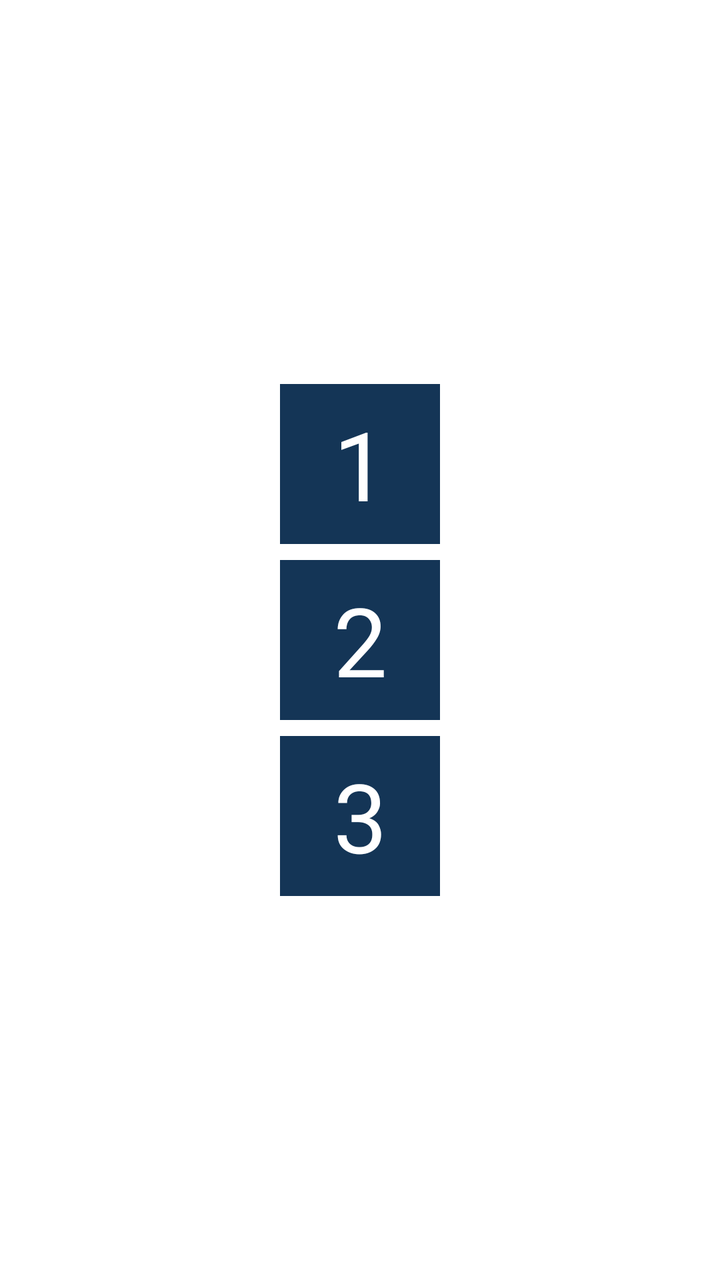
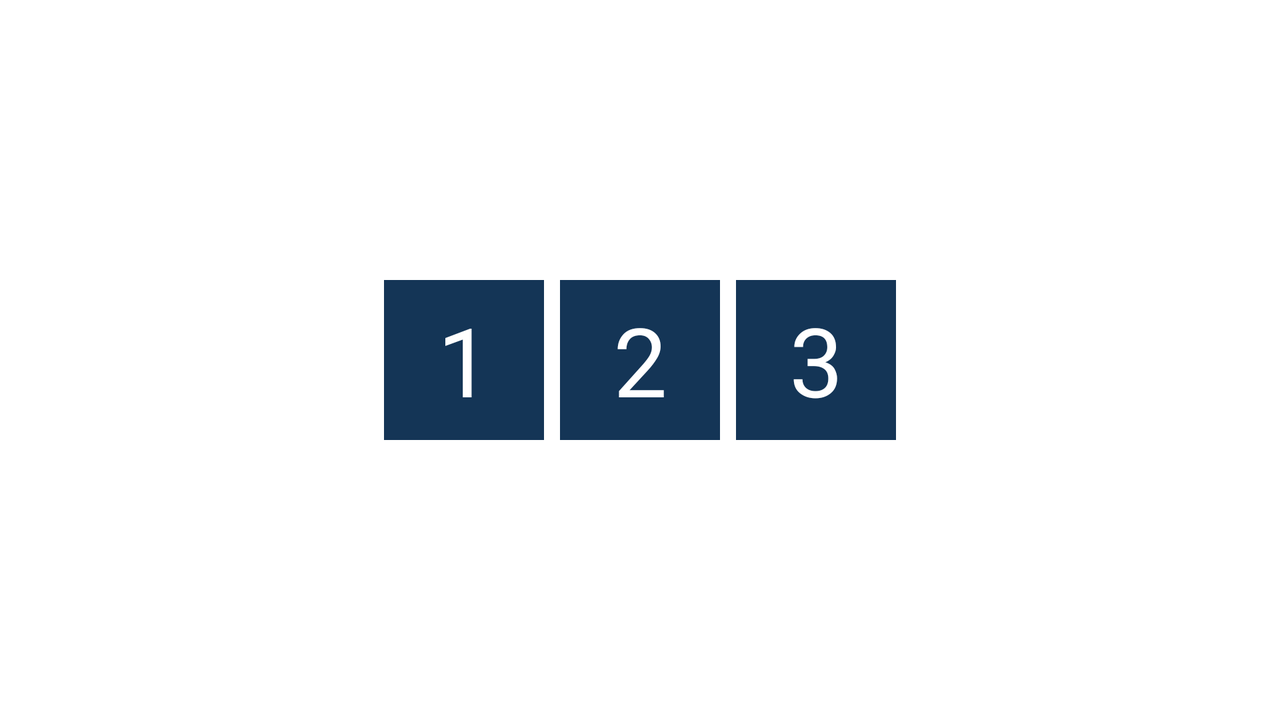

First picture: res/layout/ on a phone held upright. Second picture: the repository's own variant of that layout, on a device whose configuration matches the variant's folder. Source for both follows.
<!-- AndroidManifest.xml: application theme Theme.AppAndroidTP -->
<!-- res/layout/activity_lanceur_des.xml -->
<?xml version="1.0" encoding="utf-8"?>
<androidx.constraintlayout.widget.ConstraintLayout xmlns:android="http://schemas.android.com/apk/res/android"
    xmlns:app="http://schemas.android.com/apk/res-auto"
    xmlns:tools="http://schemas.android.com/tools"
    android:layout_width="match_parent"
    android:layout_height="match_parent"
    tools:context=".activities.LanceurDesActivity">

    <TextView
    android:id="@+id/first_dice"
    android:layout_width="@dimen/size_dice"
    android:layout_height="@dimen/size_dice"
    android:background="@color/dark_blue"
    android:text="1"
    android:textColor="@color/white"
    android:textSize="@dimen/text_dice"
    android:layout_margin="@dimen/marg_dice"
    android:gravity="center"
    app:layout_constraintBottom_toTopOf="@id/second_dice"
        app:layout_constraintLeft_toLeftOf="@id/second_dice"
        app:layout_constraintRight_toRightOf="@id/second_dice"
    />

    <TextView
    android:id="@+id/second_dice"
    android:layout_width="@dimen/size_dice"
    android:layout_height="@dimen/size_dice"
    android:background="@color/dark_blue"
    android:text="2"
    android:textColor="@color/white"
    android:textSize="@dimen/text_dice"
    android:layout_margin="@dimen/marg_dice"
    android:gravity="center"
        app:layout_constraintBottom_toBottomOf="parent"
        app:layout_constraintLeft_toLeftOf="parent"
        app:layout_constraintRight_toRightOf="parent"
        app:layout_constraintTop_toTopOf="parent"
    />

    <TextView
        android:id="@+id/third_dice"
        android:layout_width="@dimen/size_dice"
        android:layout_height="@dimen/size_dice"
        android:background="@color/dark_blue"
        android:text="3"
        android:textColor="@color/white"
        android:textSize="@dimen/text_dice"
        android:layout_margin="@dimen/marg_dice"
        android:gravity="center"
        app:layout_constraintTop_toBottomOf="@id/second_dice"
        app:layout_constraintLeft_toLeftOf="@id/second_dice"
        app:layout_constraintRight_toRightOf="@id/second_dice"
        />

</androidx.constraintlayout.widget.ConstraintLayout>
<!-- resources referenced by this layout -->
<resources>
  <color name="dark_blue">#143556</color>
  <color name="white">#FFFFFFFF</color>
  <dimen name="marg_dice">8dp</dimen>
  <dimen name="size_dice">80dp</dimen>
  <dimen name="text_dice">48sp</dimen>
  <style name="Theme.AppAndroidTP" parent="Theme.MaterialComponents.DayNight.DarkActionBar">
          
          <item name="colorPrimary">@color/dark_blue</item>
          <item name="colorPrimaryVariant">@color/purple_700</item>
          <item name="colorOnPrimary">@color/white</item>
          
          <item name="colorSecondary">@color/teal_200</item>
          <item name="colorSecondaryVariant">@color/teal_700</item>
          <item name="colorOnSecondary">@color/black</item>
          
          <item name="android:statusBarColor" tools:targetApi="l">?attr/colorPrimaryVariant</item>
          
          
          <item name="android:fontFamily"> @font/quicksand_medium</item>
  
      </style>
  <color name="purple_700">#FF3700B3</color>
  <color name="teal_200">#FF03DAC5</color>
  <color name="teal_700">#FF018786</color>
  <color name="black">#FF000000</color>
</resources>
<!-- res/layout-land/activity_lanceur_des.xml (the repository's variant of the layout above) -->
<!-- drawn on the phone turned sideways -->
<?xml version="1.0" encoding="utf-8"?>
<androidx.constraintlayout.widget.ConstraintLayout xmlns:android="http://schemas.android.com/apk/res/android"
    xmlns:app="http://schemas.android.com/apk/res-auto"
    xmlns:tools="http://schemas.android.com/tools"
    android:layout_width="match_parent"
    android:layout_height="match_parent"
    tools:context=".LanceurDesActivity">

    <TextView
    android:id="@+id/first_dice"
    android:layout_width="@dimen/size_dice"
    android:layout_height="@dimen/size_dice"
    android:background="@color/dark_blue"
    android:text="1"
    android:textColor="@color/white"
    android:textSize="@dimen/text_dice"
    android:layout_margin="@dimen/marg_dice"
    android:gravity="center"
        app:layout_constraintTop_toTopOf="parent"
        app:layout_constraintRight_toLeftOf="@id/second_dice"
        app:layout_constraintBottom_toBottomOf="parent"
    />

    <TextView
    android:id="@+id/second_dice"
    android:layout_width="@dimen/size_dice"
    android:layout_height="@dimen/size_dice"
    android:background="@color/dark_blue"
    android:text="2"
    android:textColor="@color/white"
    android:textSize="@dimen/text_dice"
    android:layout_margin="@dimen/marg_dice"
    android:gravity="center"
        app:layout_constraintBottom_toBottomOf="parent"
        app:layout_constraintLeft_toLeftOf="parent"
        app:layout_constraintRight_toRightOf="parent"
        app:layout_constraintTop_toTopOf="parent"
    />

    <TextView
        android:id="@+id/third_dice"
        android:layout_width="@dimen/size_dice"
        android:layout_height="@dimen/size_dice"
        android:background="@color/dark_blue"
        android:text="3"
        android:textColor="@color/white"
        android:textSize="@dimen/text_dice"
        android:layout_margin="@dimen/marg_dice"
        android:gravity="center"
        app:layout_constraintTop_toTopOf="parent"
        app:layout_constraintLeft_toRightOf="@id/second_dice"
        app:layout_constraintBottom_toBottomOf="parent"
        />

</androidx.constraintlayout.widget.ConstraintLayout>
